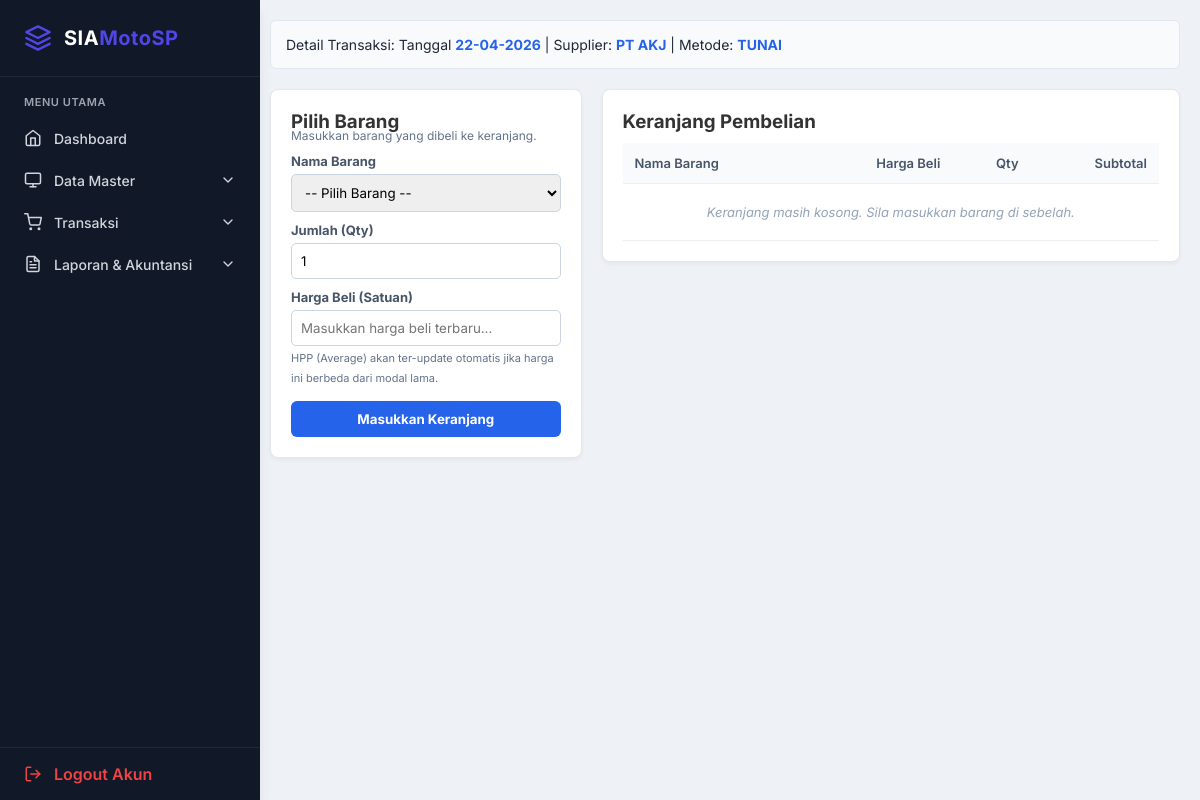
Page /pembelian_detail.php?id=8 (signed in) on the committed database.
### tables this page shows
CREATE TABLE `tb_pembelian` (
  `id` int NOT NULL,
  `no_faktur` varchar(50) DEFAULT NULL,
  `tanggal` date DEFAULT NULL,
  `id_supplier` int DEFAULT NULL,
  `total` decimal(15,2) DEFAULT NULL,
  `metode` enum('tunai','kredit') DEFAULT 'tunai',
  `status` enum('lunas','belum_lunas') DEFAULT 'lunas',
  `sisa_hutang` decimal(15,2) DEFAULT '0.00'
);

CREATE TABLE `tb_supplier` (
  `id` int NOT NULL,
  `nama_supplier` varchar(100) DEFAULT NULL,
  `alamat` text,
  `telp` varchar(20) DEFAULT NULL,
  `saldo_awal_utang` decimal(15,2) DEFAULT '0.00'
);

### pembelian_detail.php (the view, shortened to what this page needs)
<?php
include "config/db.php";
$id_pembelian = intval($_GET['id']);
$qHeader = mysqli_query($conn, "
    SELECT p.*, s.nama_supplier
    FROM tb_pembelian p
    JOIN tb_supplier s ON p.id_supplier = s.id
    WHERE p.id = $id_pembelian
");
$dataHeader = mysqli_fetch_assoc($qHeader);
?>
<!DOCTYPE html>
<html>
<head>
<link rel="stylesheet" href="inc/style.css">
</head>
<body>
<?php include "sidebar.php"; ?>
<div class="content">
    <div class="info-box">
        Detail Transaksi:
        Tanggal <span><?= date('d-m-Y', strtotime($dataHeader['tanggal'])) ?></span> |
        Supplier: <span><?= htmlspecialchars($dataHeader['nama_supplier']) ?></span> |
        Metode: <span><strong style="text-transform: uppercase;"><?= $dataHeader['metode'] ?></strong></span>
    </div>
    <div class="row">
        <div class="col-4">
            <div class="card">
                <h3>Pilih Barang</h3>
                <p style="font-size:12px; color:#64748b; margin-top:-5px;">Masukkan barang yang dibeli ke keranjang.</p>
                <form method="POST" action="pembelian_tambah_barang.php">
                    <label>Nama Barang</label>
                    <select name="id_barang" id="selectBarang" required onchange="setHargaLama()">
                        <option value="" data-harga="0">-- Pilih Barang --</option>
                    </select>
                    <label>Jumlah (Qty)</label>
                    <input type="number" name="jumlah" required min="1" value="1">
                    <label>Harga Beli (Satuan)</label>
                    <input type="number" name="harga_beli" id="inputHarga" required min="1" placeholder="Masukkan harga beli terbaru...">
                    <small style="font-size: 11px; color: #64748b;">HPP (Average) akan ter-update otomatis jika harga ini berbeda dari modal lama.</small>
                    <button type="submit">Masukkan Keranjang</button>
                </form>
            </div>
        </div>
        <div class="col-8">
            <div class="card">
                <h3>Keranjang Pembelian</h3>
                <table>
                    <thead>
                        <tr>
                            <th>Nama Barang</th>
                            <th class="right">Harga Beli</th>
                            <th class="right">Qty</th>
                            <th class="right">Subtotal</th>
                        </tr>
                    </thead>
                    <tbody>
                        <?php
                        $total = 0;
                        if (!empty($_SESSION['keranjang_pembelian'])) {
                            foreach ($_SESSION['keranjang_pembelian'] as $index => $item) {
                                $total += $item['subtotal'];
                                echo "<tr>
                                    <td>{$item['nama_barang']}</td>
                                    <td class='right'>Rp " . number_format($item['harga_beli'],0,',','.') . "</td>
                                    <td class='right'>{$item['jumlah']}</td>
                                    <td class='right'>Rp " . number_format($item['subtotal'],0,',','.') . "</td>
                                </tr>";
                            }
                        ?>
                            <tr class="total-row">
                                <td colspan="3" class="right">Total Keseluruhan</td>
                                <td class="right">Rp <?= number_format($total,0,',','.') ?></td>
                            </tr>
                        <?php
                        } else {
                            echo "<tr><td colspan='4' class='empty-cart'>Keranjang masih kosong. Sila masukkan barang di sebelah.</td></tr>";
                        }
                        ?>
                    </tbody>
                </table>
            </div>
        </div>
    </div>
</div>
</body>
</html>

### inc/style.css (style rules this page uses)
:root { --primary: #4F46E5; --primary-hover: #4338CA; --success: #10B981; --danger: #EF4444; --bg-light: #F3F4F6; --sidebar-bg: #111827; --sidebar-text: #D1D5DB; --sidebar-hover: #1F2937; --card-bg: #FFFFFF; --text-main: #1F2937; --text-muted: #6B7280; --border: #E5E7EB; --shadow-sm: 0 1px 2px 0 rgba(0, 0, 0, 0.05); --shadow-md: 0 4px 6px -1px rgba(0, 0, 0, 0.1), 0 2px 4px -1px rgba(0, 0, 0, 0.06); --shadow-lg: 0 10px 15px -3px rgba(0, 0, 0, 0.1), 0 4px 6px -2px rgba(0, 0, 0, 0.05); }
* { margin: 0; padding: 0; box-sizing: border-box; font-family: 'Inter', sans-serif; }
body { background-color: var(--bg-light); color: var(--text-main); display: flex; min-height: 100vh; }
.content { padding: 32px; flex: 1; }
.card { background: var(--card-bg); border-radius: 12px; padding: 24px; box-shadow: var(--shadow-md); border: 1px solid var(--border); transition: transform 0.2s ease, box-shadow 0.2s ease; }

### pembelian_detail.php (style rules this page uses)
.content { margin-left:250px; padding:20px; background:#eef1f5; min-height:100vh; }
.row { display:flex; gap:20px; align-items: flex-start; }
.card { background:#fff; border-radius:8px; padding:20px; box-shadow: 0 2px 4px rgba(0,0,0,0.05); }
.col-4 { width: 35%; }
.col-8 { width: 65%; }
h3 { margin-top:0; color:#333; }
.info-box { background: #f8fafc; padding: 15px; border-radius: 6px; margin-bottom: 20px; border: 1px solid #e2e8f0; font-size: 14px; }
.info-box span { font-weight: bold; color: #2563eb; }
label { font-size:13px; margin-top:10px; display:block; font-weight: bold; color: #475569; }
input, select { width:100%; padding:9px; margin-top:5px; border:1px solid #cbd5e1; border-radius:5px; box-sizing: border-box; }
button { margin-top:15px; width:100%; padding:10px; border:none; border-radius:6px; background:#2563eb; color:#fff; font-weight:bold; cursor:pointer; }
table { width:100%; border-collapse:collapse; margin-top:10px; }
th, td { padding:12px; border-bottom:1px solid #eee; font-size:13px; text-align: left; }
th { background:#f8fafc; color: #475569; font-weight: 600; }
td.right, th.right { text-align: right; }
.empty-cart { text-align: center; color: #94a3b8; padding: 20px; font-style: italic; }

### rows in the picture
tb_pembelian: tanggal "22-04-2026", id_supplier.nama_supplier "PT AKJ", metode "TUNAI"
